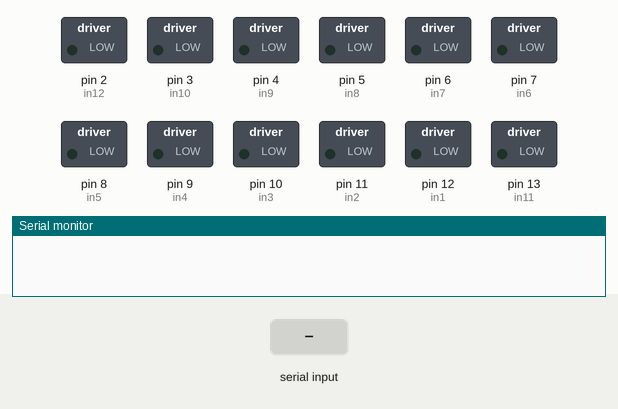
The sketch below on a simulated Arduino Uno, built with avr-gcc and run on an emulated ATmega328P. Parts: switched loads named in the sketch (green lamp = pin HIGH), the last lines printed to the serial monitor. Inputs (shaded band) come from the test bench.

Above: at 1.2 s.
1.3 s: "1\n" received over Serial
2.8 s: "2\n" received over Serial
At 3.1 s:
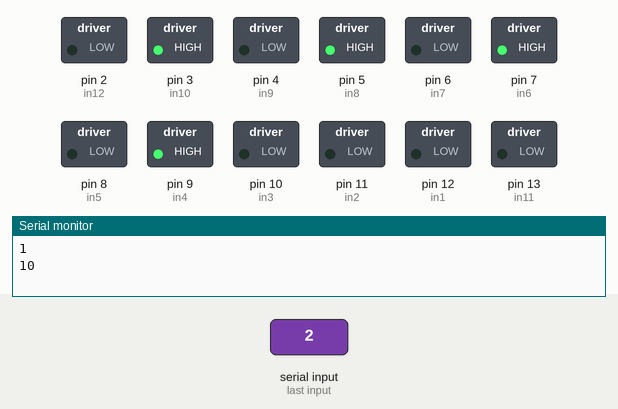
5.8 s: "3\n" received over Serial
At 6.4 s:
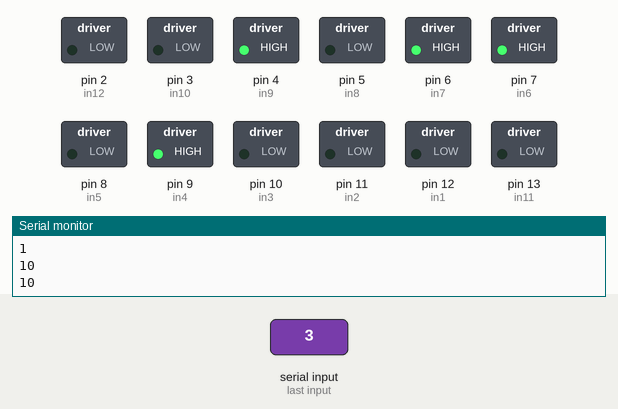
8.0 s: "4\n" received over Serial
9.5 s: "5\n" received over Serial
Timing chart, 0 to 12.0 s (numbered marks = the images above; inputs shaded):
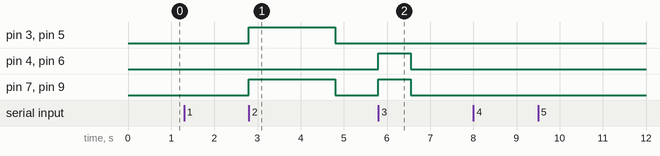

The sketch:

motores.ino
```cpp
// Rueda Central
#define in1 12
#define in2 11

// Rueda 1
#define in3 10
#define in4 9

// Rueda 2
#define in5 8
#define in6 7

// Rueda 3
#define in7 6
#define in8 5

// Rueda 4
#define in9 4
#define in10 3

// Ascensor
#define in11 13
#define in12 2


int tiempo = 0;
int pos = 0;
int metodo = 0;
String metodoStr = "";
String tiempoStr = "";

void setup() {
  Serial.begin(9600);
  while(!Serial){}

  pinMode(in1, OUTPUT);
  pinMode(in2, OUTPUT);

  pinMode(in3, OUTPUT);
  pinMode(in4, OUTPUT);

  pinMode(in5, OUTPUT);
  pinMode(in6, OUTPUT);

  pinMode(in7, OUTPUT);
  pinMode(in8, OUTPUT);

  pinMode(in9, OUTPUT);
  pinMode(in10, OUTPUT);

  pinMode(in11, OUTPUT);
  pinMode(in12, OUTPUT);
}

void loop() {
  tiempo = 2000;

  if (Serial.available() > 0) {
    String data = Serial.readStringUntil('\n');

    if (data != NULL){
      pos = data.indexOf(',');
      metodoStr = data.substring(0, pos);
      metodo = metodoStr.toInt();
      tiempoStr = data.substring(pos+1, data.length());
      tiempo = tiempoStr.toInt();

      Serial.println(metodo, tiempo);

      switch (metodo){
        case 1:
          avanzar(tiempo);
          parar();
          delay(1000);
          break;
        case 2:
          retroceder(tiempo);
          parar();
          delay(1000);
          break;
        case 3:
          girar90();
          parar();
          delay(1000);
          break;
        case 4:
          acercarse(tiempo);
          pararCentral();
          delay(1000);
          break;
        case 5:
          alejarse(tiempo);
          pararCentral();
          delay(1000);
          break;
        case 6:
          subir(tiempo);
          pararAscensor();
          delay(1000);
          break;
        case 7:
          bajar(tiempo);
          pararAscensor();
          delay(1000);
          break;
        default:
          parar();
          pararCentral();
          pararAscensor();
          delay(1000);
      }
    }
  }
}


// Funciones

void avanzar(int tiempo) {
  // Rueda 1
  digitalWrite(in3, 10);
  digitalWrite(in4, 0);

  // Rueda 2
  digitalWrite(in5, 10);
  digitalWrite(in6, 0);

  // Rueda 3
  digitalWrite(in7, 10);
  digitalWrite(in8, 0);

  // Rueda 4
  digitalWrite(in9, 10);
  digitalWrite(in10, 0);

  delay(tiempo);
}

void retroceder(int tiempo){
  // Rueda 1
  digitalWrite(in3, 0);
  digitalWrite(in4, 10);

  // Rueda 2
  digitalWrite(in5, 0);
  digitalWrite(in6, 10);

  // Rueda 3
  digitalWrite(in7, 0);
  digitalWrite(in8, 10);

  // Rueda 4
  digitalWrite(in9, 0);
  digitalWrite(in10, 10);

  delay(2000);
}

void parar(){
  // Rueda 1
  digitalWrite(in3, 0);
  digitalWrite(in4, LOW);

  // Rueda 2
  digitalWrite(in5, 0);
  digitalWrite(in6, LOW);

  // Rueda 3
  digitalWrite(in7, 0);
  digitalWrite(in8, LOW);

  // Rueda 4
  digitalWrite(in9, 0);
  digitalWrite(in10, LOW);
}

void girar90(){
  // Rueda 1
  digitalWrite(in3, LOW);
  digitalWrite(in4, HIGH);

  // Rueda 2
  digitalWrite(in5, LOW);
  digitalWrite(in6, HIGH);

  // Rueda 3
  digitalWrite(in7, HIGH);
  digitalWrite(in8, LOW);

  // Rueda 4
  digitalWrite(in9, HIGH);
  digitalWrite(in10, LOW);

  delay(750);
}

void acercarse(int tiempo){
  // Rueda central
  digitalWrite(in1, LOW);
  digitalWrite(in2, HIGH);
  delay(tiempo);
}

void alejarse(int tiempo){
  // Rueda central
  digitalWrite(in1, HIGH);
  digitalWrite(in2, LOW);
  delay(tiempo);
}

void pararCentral(){
  // Rueda Central
  digitalWrite(in1, LOW);
  digitalWrite(in2, 0);
}

void subir(int tiempo){
  // Ascensor
  digitalWrite(in11, LOW);
  digitalWrite(in12, HIGH);
  delay(tiempo);
}

void bajar(int tiempo){
  digitalWrite(in11, HIGH);
  digitalWrite(in12, LOW);
  delay(tiempo);
}

void pararAscensor(){
  digitalWrite(in11, LOW);
  digitalWrite(in12, 0);
}
```

Measured:
- after the input at 2.8 s, pin 3 (in10), pin 5 (in8), pin 7 (in6), pin 9 (in4): LOW → HIGH at once, → LOW 2.0 s later
- after the input at 5.8 s, pin 4 (in9), pin 6 (in7), pin 7 (in6), pin 9 (in4): LOW → HIGH at once, → LOW 0.75 s later
